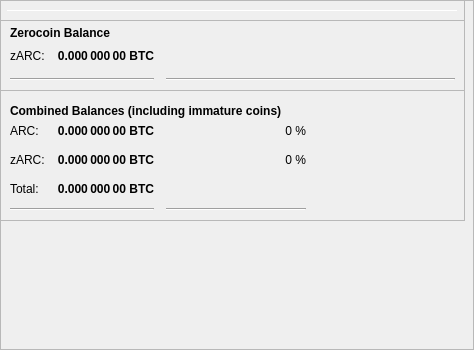
        <widget class="QFrame" name="frameObfuscation">
         <property name="minimumSize">
          <size>
           <width>0</width>
           <height>350</height>
          </size>
         </property>
         <property name="layoutDirection">
          <enum>Qt::LeftToRight</enum>
         </property>
         <property name="frameShape">
          <enum>QFrame::StyledPanel</enum>
         </property>
         <property name="frameShadow">
          <enum>QFrame::Raised</enum>
         </property>
         <widget class="QPushButton" name="runAutoDenom">
          <property name="geometry">
           <rect>
            <x>251</x>
            <y>17</y>
            <width>1</width>
            <height>1</height>
           </rect>
          </property>
          <property name="palette">
           <palette>
            <active>
             <colorrole role="WindowText">
              <brush brushstyle="SolidPattern">
               <color alpha="255">
                <red>0</red>
                <green>0</green>
                <blue>0</blue>
               </color>
              </brush>
             </colorrole>
             <colorrole role="Button">
              <brush brushstyle="SolidPattern">
               <color alpha="255">
                <red>239</red>
                <green>238</green>
                <blue>238</blue>
               </color>
              </brush>
             </colorrole>
             <colorrole role="Light">
              <brush brushstyle="SolidPattern">
               <color alpha="255">
                <red>255</red>
                <green>255</green>
                <blue>255</blue>
               </color>
              </brush>
             </colorrole>
             <colorrole role="Midlight">
              <brush brushstyle="SolidPattern">
               <color alpha="255">
                <red>247</red>
                <green>246</green>
                <blue>246</blue>
               </color>
              </brush>
             </colorrole>
             <colorrole role="Dark">
              <brush brushstyle="SolidPattern">
               <color alpha="255">
                <red>119</red>
                <green>119</green>
                <blue>119</blue>
               </color>
              </brush>
             </colorrole>
             <colorrole role="Mid">
              <brush brushstyle="SolidPattern">
               <color alpha="255">
                <red>159</red>
                <green>159</green>
                <blue>159</blue>
               </color>
              </brush>
             </colorrole>
             <colorrole role="Text">
              <brush brushstyle="SolidPattern">
               <color alpha="255">
                <red>0</red>
                <green>0</green>
                <blue>0</blue>
               </color>
              </brush>
             </colorrole>
             <colorrole role="BrightText">
              <brush brushstyle="SolidPattern">
               <color alpha="255">
                <red>255</red>
                <green>255</green>
                <blue>255</blue>
               </color>
              </brush>
             </colorrole>
             <colorrole role="ButtonText">
              <brush brushstyle="SolidPattern">
               <color alpha="255">
                <red>0</red>
                <green>0</green>
                <blue>0</blue>
               </color>
              </brush>
             </colorrole>
             <colorrole role="Base">
              <brush brushstyle="SolidPattern">
               <color alpha="255">
                <red>255</red>
                <green>255</green>
                <blue>255</blue>
               </color>
              </brush>
             </colorrole>
             <colorrole role="Window">
              <brush brushstyle="SolidPattern">
               <color alpha="255">
                <red>239</red>
                <green>238</green>
                <blue>238</blue>
               </color>
              </brush>
             </colorrole>
             <colorrole role="Shadow">
              <brush brushstyle="SolidPattern">
               <color alpha="255">
                <red>0</red>
                <green>0</green>
                <blue>0</blue>
               </color>
              </brush>
             </colorrole>
             <colorrole role="AlternateBase">
              <brush brushstyle="SolidPattern">
               <color alpha="255">
                <red>247</red>
                <green>246</green>
                <blue>246</blue>
               </color>
              </brush>
             </colorrole>
             <colorrole role="ToolTipBase">
              <brush brushstyle="SolidPattern">
               <color alpha="255">
                <red>255</red>
                <green>255</green>
                <blue>220</blue>
               </color>
              </brush>
             </colorrole>
             <colorrole role="ToolTipText">
              <brush brushstyle="SolidPattern">
               <color alpha="255">
                <red>0</red>
                <green>0</green>
                <blue>0</blue>
               </color>
              </brush>
             </colorrole>
            </active>
            <inactive>
             <colorrole role="WindowText">
              <brush brushstyle="SolidPattern">
               <color alpha="255">
                <red>0</red>
                <green>0</green>
                <blue>0</blue>
               </color>
              </brush>
             </colorrole>
             <colorrole role="Button">
              <brush brushstyle="SolidPattern">
               <color alpha="255">
                <red>239</red>
                <green>238</green>
                <blue>238</blue>
               </color>
              </brush>
             </colorrole>
             <colorrole role="Light">
              <brush brushstyle="SolidPattern">
               <color alpha="255">
                <red>255</red>
                <green>255</green>
                <blue>255</blue>
               </color>
              </brush>
             </colorrole>
             <colorrole role="Midlight">
              <brush brushstyle="SolidPattern">
               <color alpha="255">
                <red>247</red>
                <green>246</green>
                <blue>246</blue>
               </color>
              </brush>
             </colorrole>
             <colorrole role="Dark">
              <brush brushstyle="SolidPattern">
               <color alpha="255">
                <red>119</red>
                <green>119</green>
                <blue>119</blue>
               </color>
              </brush>
             </colorrole>
             <colorrole role="Mid">
              <brush brushstyle="SolidPattern">
               <color alpha="255">
                <red>159</red>
                <green>159</green>
                <blue>159</blue>
               </color>
              </brush>
             </colorrole>
             <colorrole role="Text">
              <brush brushstyle="SolidPattern">
               <color alpha="255">
                <red>0</red>
                <green>0</green>
                <blue>0</blue>
               </color>
              </brush>
             </colorrole>
             <colorrole role="BrightText">
              <brush brushstyle="SolidPattern">
               <color alpha="255">
                <red>255</red>
                <green>255</green>
                <blue>255</blue>
               </color>
              </brush>
             </colorrole>
             <colorrole role="ButtonText">
              <brush brushstyle="SolidPattern">
               <color alpha="255">
                <red>0</red>
                <green>0</green>
                <blue>0</blue>
               </color>
              </brush>
             </colorrole>
             <colorrole role="Base">
              <brush brushstyle="SolidPattern">
               <color alpha="255">
                <red>255</red>
                <green>255</green>
                <blue>255</blue>
               </color>
              </brush>
             </colorrole>
             <colorrole role="Window">
              <brush brushstyle="SolidPattern">
               <color alpha="255">
                <red>239</red>
                <green>238</green>
                <blue>238</blue>
               </color>
              </brush>
             </colorrole>
             <colorrole role="Shadow">
              <brush brushstyle="SolidPattern">
               <color alpha="255">
                <red>0</red>
                <green>0</green>
                <blue>0</blue>
               </color>
              </brush>
             </colorrole>
             <colorrole role="AlternateBase">
              <brush brushstyle="SolidPattern">
               <color alpha="255">
                <red>247</red>
                <green>246</green>
                <blue>246</blue>
               </color>
              </brush>
             </colorrole>
             <colorrole role="ToolTipBase">
              <brush brushstyle="SolidPattern">
               <color alpha="255">
                <red>255</red>
                <green>255</green>
                <blue>220</blue>
               </color>
              </brush>
             </colorrole>
             <colorrole role="ToolTipText">
              <brush brushstyle="SolidPattern">
               <color alpha="255">
                <red>0</red>
                <green>0</green>
                <blue>0</blue>
               </color>
              </brush>
             </colorrole>
            </inactive>
            <disabled>
             <colorrole role="WindowText">
              <brush brushstyle="SolidPattern">
               <color alpha="255">
                <red>119</red>
                <green>119</green>
                <blue>119</blue>
               </color>
              </brush>
             </colorrole>
             <colorrole role="Button">
              <brush brushstyle="SolidPattern">
               <color alpha="255">
                <red>239</red>
                <green>238</green>
                <blue>238</blue>
               </color>
              </brush>
             </colorrole>
             <colorrole role="Light">
              <brush brushstyle="SolidPattern">
               <color alpha="255">
                <red>255</red>
                <green>255</green>
                <blue>255</blue>
               </color>
              </brush>
             </colorrole>
             <colorrole role="Midlight">
              <brush brushstyle="SolidPattern">
               <color alpha="255">
                <red>247</red>
                <green>246</green>
                <blue>246</blue>
               </color>
              </brush>
             </colorrole>
             <colorrole role="Dark">
              <brush brushstyle="SolidPattern">
               <color alpha="255">
                <red>119</red>
                <green>119</green>
                <blue>119</blue>
               </color>
              </brush>
             </colorrole>
             <colorrole role="Mid">
              <brush brushstyle="SolidPattern">
               <color alpha="255">
                <red>159</red>
                <green>159</green>
                <blue>159</blue>
               </color>
              </brush>
             </colorrole>
             <colorrole role="Text">
              <brush brushstyle="SolidPattern">
               <color alpha="255">
                <red>119</red>
                <green>119</green>
                <blue>119</blue>
               </color>
              </brush>
             </colorrole>
             <colorrole role="BrightText">
              <brush brushstyle="SolidPattern">
               <color alpha="255">
                <red>255</red>
                <green>255</green>
                <blue>255</blue>
               </color>
              </brush>
             </colorrole>
             <colorrole role="ButtonText">
              <brush brushstyle="SolidPattern">
               <color alpha="255">
                <red>119</red>
                <green>119</green>
                <blue>119</blue>
               </color>
              </brush>
             </colorrole>
             <colorrole role="Base">
              <brush brushstyle="SolidPattern">
               <color alpha="255">
                <red>239</red>
                <green>238</green>
                <blue>238</blue>
               </color>
              </brush>
             </colorrole>
             <colorrole role="Window">
              <brush brushstyle="SolidPattern">
               <color alpha="255">
                <red>239</red>
                <green>238</green>
                <blue>238</blue>
               </color>
              </brush>
             </colorrole>
             <colorrole role="Shadow">
              <brush brushstyle="SolidPattern">
               <color alpha="255">
                <red>0</red>
                <green>0</green>
                <blue>0</blue>
               </color>
              </brush>
             </colorrole>
             <colorrole role="AlternateBase">
              <brush brushstyle="SolidPattern">
               <color alpha="255">
                <red>239</red>
                <green>238</green>
                <blue>238</blue>
               </color>
              </brush>
             </colorrole>
             <colorrole role="ToolTipBase">
              <brush brushstyle="SolidPattern">
               <color alpha="255">
                <red>255</red>
                <green>255</green>
                <blue>220</blue>
               </color>
              </brush>
             </colorrole>
             <colorrole role="ToolTipText">
              <brush brushstyle="SolidPattern">
               <color alpha="255">
                <red>0</red>
                <green>0</green>
                <blue>0</blue>
               </color>
              </brush>
             </colorrole>
            </disabled>
           </palette>
          </property>
          <property name="focusPolicy">
           <enum>Qt::NoFocus</enum>
          </property>
          <property name="autoFillBackground">
           <bool>true</bool>
          </property>
          <property name="text">
           <string/>
          </property>
          <property name="flat">
           <bool>true</bool>
          </property>
         </widget>
         <widget class="Line" name="line">
          <property name="geometry">
           <rect>
            <x>7</x>
            <y>10</y>
            <width>451</width>
            <height>1</height>
           </rect>
          </property>
          <property name="orientation">
           <enum>Qt::Horizontal</enum>
          </property>
         </widget>
         <widget class="QFrame" name="frame_3">
          <property name="geometry">
           <rect>
            <x>0</x>
            <y>20</y>
            <width>465</width>
            <height>201</height>
           </rect>
          </property>
          <property name="frameShape">
           <enum>QFrame::StyledPanel</enum>
          </property>
          <property name="frameShadow">
           <enum>QFrame::Raised</enum>
          </property>
          <layout class="QVBoxLayout" name="verticalLayout_5">
           <item>
            <spacer name="verticalSpacer_4">
             <property name="orientation">
              <enum>Qt::Vertical</enum>
             </property>
             <property name="sizeType">
              <enum>QSizePolicy::Expanding</enum>
             </property>
             <property name="sizeHint" stdset="0">
              <size>
               <width>20</width>
               <height>10</height>
              </size>
             </property>
            </spacer>
           </item>
           <item>
            <layout class="QHBoxLayout" name="horizontalLayout_5" stretch="0">
             <item>
              <widget class="QLabel" name="label_5z">
               <property name="maximumSize">
                <size>
                 <width>16777215</width>
                 <height>20</height>
                </size>
               </property>
               <property name="font">
                <font>
                 <weight>75</weight>
                 <bold>true</bold>
                </font>
               </property>
               <property name="text">
                <string>Combined Balances (including immature coins)</string>
               </property>
              </widget>
             </item>
            </layout>
           </item>
           <item>
            <layout class="QGridLayout" name="gridLayout_3">
             <property name="spacing">
              <number>12</number>
             </property>
             <item row="2" column="1">
              <widget class="QLabel" name="labelzBalancez">
               <property name="font">
                <font>
                 <weight>75</weight>
                 <bold>true</bold>
                </font>
               </property>
               <property name="cursor">
                <cursorShape>IBeamCursor</cursorShape>
               </property>
               <property name="toolTip">
                <string>Total of transactions that have yet to be confirmed, and do not yet count toward the spendable balance</string>
               </property>
               <property name="text">
                <string notr="true">0.000 000 00 BTC</string>
               </property>
               <property name="alignment">
                <set>Qt::AlignRight|Qt::AlignTrailing|Qt::AlignVCenter</set>
               </property>
               <property name="textInteractionFlags">
                <set>Qt::LinksAccessibleByMouse|Qt::TextSelectableByKeyboard|Qt::TextSelectableByMouse</set>
               </property>
              </widget>
             </item>
             <item row="4" column="0" colspan="2">
              <widget class="Line" name="lineSpendableBalance_3">
               <property name="orientation">
                <enum>Qt::Horizontal</enum>
               </property>
              </widget>
             </item>
             <item row="4" column="2">
              <widget class="Line" name="lineWatchBalance_3">
               <property name="sizePolicy">
                <sizepolicy hsizetype="Preferred" vsizetype="Fixed">
                 <horstretch>0</horstretch>
                 <verstretch>0</verstretch>
                </sizepolicy>
               </property>
               <property name="minimumSize">
                <size>
                 <width>140</width>
                 <height>0</height>
                </size>
               </property>
               <property name="orientation">
                <enum>Qt::Horizontal</enum>
               </property>
              </widget>
             </item>
             <item row="3" column="1">
              <widget class="QLabel" name="labelTotalz">
               <property name="font">
                <font>
                 <weight>75</weight>
                 <bold>true</bold>
                </font>
               </property>
               <property name="cursor">
                <cursorShape>IBeamCursor</cursorShape>
               </property>
               <property name="toolTip">
                <string>Staked or masternode rewards that has not yet matured</string>
               </property>
               <property name="text">
                <string notr="true">0.000 000 00 BTC</string>
               </property>
               <property name="alignment">
                <set>Qt::AlignRight|Qt::AlignTrailing|Qt::AlignVCenter</set>
               </property>
               <property name="textInteractionFlags">
                <set>Qt::LinksAccessibleByMouse|Qt::TextSelectableByKeyboard|Qt::TextSelectableByMouse</set>
               </property>
              </widget>
             </item>
             <item row="2" column="3">
              <spacer name="horizontalSpacer_6">
               <property name="orientation">
                <enum>Qt::Horizontal</enum>
               </property>
               <property name="sizeHint" stdset="0">
                <size>
                 <width>40</width>
                 <height>20</height>
                </size>
               </property>
              </spacer>
             </item>
             <item row="3" column="0">
              <widget class="QLabel" name="labelTotalTextz">
               <property name="text">
                <string>Total:</string>
               </property>
              </widget>
             </item>
             <item row="1" column="0">
              <widget class="QLabel" name="labelBalanceTextz">
               <property name="text">
                <string>ARC:</string>
               </property>
              </widget>
             </item>
             <item row="1" column="1">
              <widget class="QLabel" name="labelBalancez">
               <property name="font">
                <font>
                 <weight>75</weight>
                 <bold>true</bold>
                </font>
               </property>
               <property name="cursor">
                <cursorShape>IBeamCursor</cursorShape>
               </property>
               <property name="toolTip">
                <string>Your current spendable balance</string>
               </property>
               <property name="text">
                <string notr="true">0.000 000 00 BTC</string>
               </property>
               <property name="alignment">
                <set>Qt::AlignRight|Qt::AlignTrailing|Qt::AlignVCenter</set>
               </property>
               <property name="textInteractionFlags">
                <set>Qt::LinksAccessibleByMouse|Qt::TextSelectableByKeyboard|Qt::TextSelectableByMouse</set>
               </property>
              </widget>
             </item>
             <item row="2" column="0">
              <widget class="QLabel" name="labelzBalanceTextz">
               <property name="text">
                <string>zARC:</string>
               </property>
              </widget>
             </item>
             <item row="1" column="2">
              <widget class="QLabel" name="labelARCPercent">
               <property name="text">
                <string>0 %</string>
               </property>
               <property name="alignment">
                <set>Qt::AlignRight|Qt::AlignTrailing|Qt::AlignVCenter</set>
               </property>
              </widget>
             </item>
             <item row="2" column="2">
              <widget class="QLabel" name="labelzARCPercent">
               <property name="text">
                <string>0 %</string>
               </property>
               <property name="alignment">
                <set>Qt::AlignRight|Qt::AlignTrailing|Qt::AlignVCenter</set>
               </property>
              </widget>
             </item>
             <item row="3" column="2">
              <widget class="QLabel" name="label100Percent">
               <property name="text">
                <string/>
               </property>
               <property name="alignment">
                <set>Qt::AlignRight|Qt::AlignTrailing|Qt::AlignVCenter</set>
               </property>
              </widget>
             </item>
            </layout>
           </item>
          </layout>
         </widget>
         <widget class="QFrame" name="frame_4">
          <property name="geometry">
           <rect>
            <x>0</x>
            <y>-110</y>
            <width>465</width>
            <height>201</height>
           </rect>
          </property>
          <property name="frameShape">
           <enum>QFrame::StyledPanel</enum>
          </property>
          <property name="frameShadow">
           <enum>QFrame::Raised</enum>
          </property>
          <layout class="QVBoxLayout" name="verticalLayout_7">
           <item>
            <spacer name="verticalSpacer_6">
             <property name="orientation">
              <enum>Qt::Vertical</enum>
             </property>
             <property name="sizeType">
              <enum>QSizePolicy::Expanding</enum>
             </property>
             <property name="sizeHint" stdset="0">
              <size>
               <width>20</width>
               <height>10</height>
              </size>
             </property>
            </spacer>
           </item>
           <item>
            <layout class="QHBoxLayout" name="horizontalLayout_8" stretch="0">
             <item>
              <widget class="QLabel" name="label_5z_3">
               <property name="maximumSize">
                <size>
                 <width>16777215</width>
                 <height>20</height>
                </size>
               </property>
               <property name="font">
                <font>
                 <weight>75</weight>
                 <bold>true</bold>
                </font>
               </property>
               <property name="text">
                <string>Zerocoin Balance</string>
               </property>
              </widget>
             </item>
            </layout>
           </item>
           <item>
            <layout class="QGridLayout" name="gridLayout_5">
             <property name="spacing">
              <number>12</number>
             </property>
             <item row="1" column="1">
              <widget class="QLabel" name="labelzBalance">
               <property name="font">
                <font>
                 <weight>75</weight>
                 <bold>true</bold>
                </font>
               </property>
               <property name="cursor">
                <cursorShape>IBeamCursor</cursorShape>
               </property>
               <property name="toolTip">
                <string>Your current spendable balance</string>
               </property>
               <property name="text">
                <string notr="true">0.000 000 00 BTC</string>
               </property>
               <property name="alignment">
                <set>Qt::AlignRight|Qt::AlignTrailing|Qt::AlignVCenter</set>
               </property>
               <property name="textInteractionFlags">
                <set>Qt::LinksAccessibleByMouse|Qt::TextSelectableByKeyboard|Qt::TextSelectableByMouse</set>
               </property>
              </widget>
             </item>
             <item row="3" column="0" colspan="2">
              <widget class="Line" name="lineSpendableBalance_5">
               <property name="orientation">
                <enum>Qt::Horizontal</enum>
               </property>
              </widget>
             </item>
             <item row="3" column="2">
              <widget class="Line" name="lineWatchBalance_5">
               <property name="sizePolicy">
                <sizepolicy hsizetype="Preferred" vsizetype="Fixed">
                 <horstretch>0</horstretch>
                 <verstretch>0</verstretch>
                </sizepolicy>
               </property>
               <property name="minimumSize">
                <size>
                 <width>140</width>
                 <height>0</height>
                </size>
               </property>
               <property name="orientation">
                <enum>Qt::Horizontal</enum>
               </property>
              </widget>
             </item>
             <item row="1" column="0">
              <widget class="QLabel" name="labelzBalanceText">
               <property name="text">
                <string>zARC:</string>
               </property>
              </widget>
             </item>
             <item row="1" column="2">
              <spacer name="horizontalSpacer_8">
               <property name="orientation">
                <enum>Qt::Horizontal</enum>
               </property>
               <property name="sizeHint" stdset="0">
                <size>
                 <width>40</width>
                 <height>20</height>
                </size>
               </property>
              </spacer>
             </item>
            </layout>
           </item>
          </layout>
         </widget>
        </widget>
